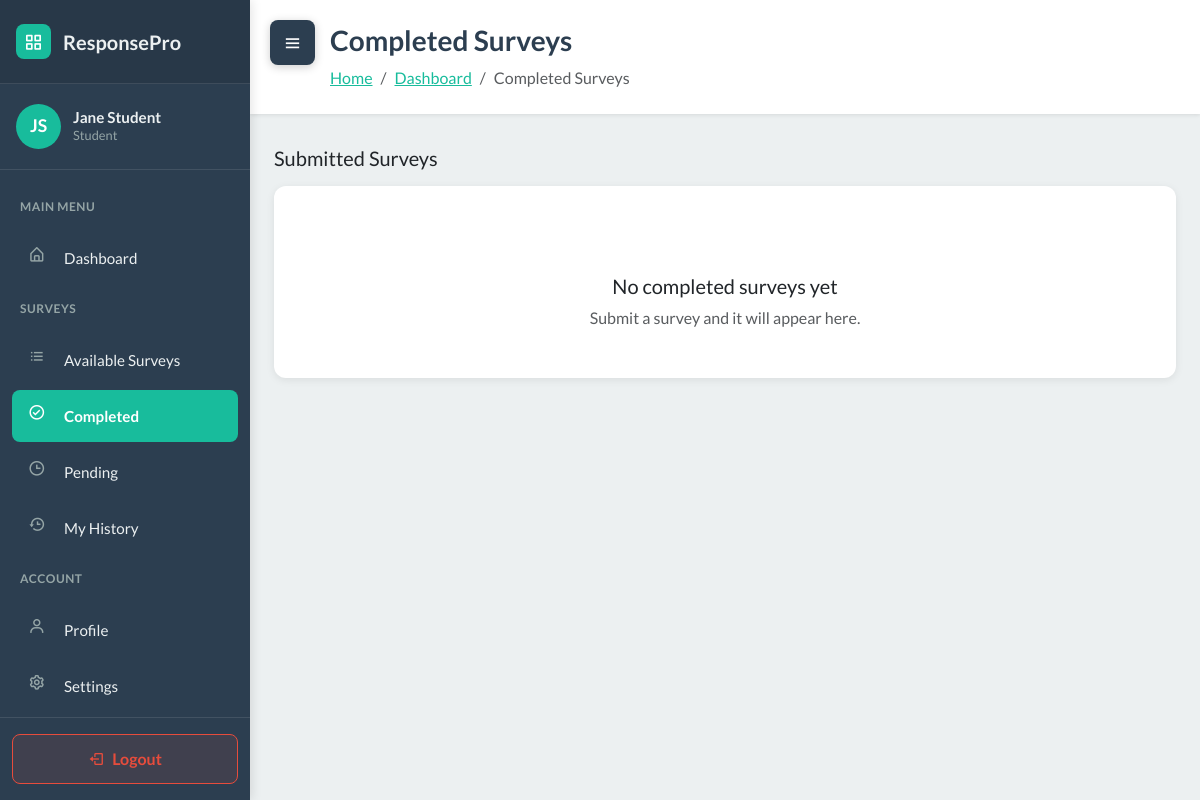
/student/surveys/completed/ (signed in), run on an earlier commit of the app's database.
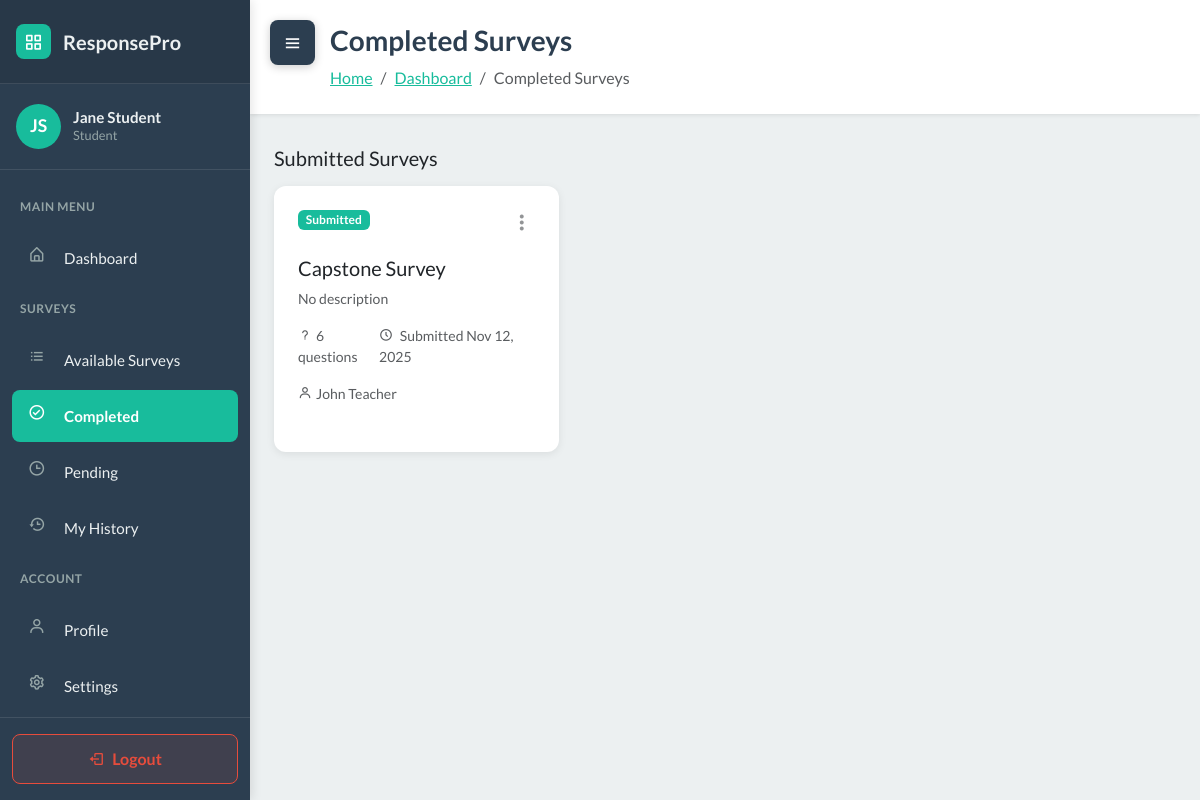
And on a later commit of the database.
### WebSurvey/models.py (models this page shows, shortened)
class StudentResponse(models.Model):
    survey = models.ForeignKey(Survey, on_delete=models.CASCADE, related_name='responses')
    student = models.ForeignKey(User, on_delete=models.CASCADE, related_name='survey_responses')
    started_at = models.DateTimeField(auto_now_add=True)
    submitted_at = models.DateTimeField(null=True, blank=True)
    score = models.FloatField(null=True, blank=True)
    is_submitted = models.BooleanField(default=False)
    class Meta:
        unique_together = ['survey', 'student']

class Survey(models.Model):
    STATUS_CHOICES = [
        ('draft', 'Draft'),
        ('published', 'Published'),
        ('closed', 'Closed'),
    ]
    title = models.CharField(max_length=255)
    description = models.TextField(blank=True)
    teacher = models.ForeignKey(User, on_delete=models.CASCADE, related_name='surveys')
    sections = models.ManyToManyField(Section, blank=True, related_name='surveys')
    status = models.CharField(max_length=20, choices=STATUS_CHOICES, default='draft')
    total_points = models.IntegerField(default=0)
    time_limit = models.IntegerField(null=True, blank=True, help_text="Time limit in minutes")
    due_date = models.DateTimeField(null=True, blank=True)
    created_at = models.DateTimeField(auto_now_add=True)
    updated_at = models.DateTimeField(auto_now=True)
    class Meta:
        ordering = ['-created_at']

class User(AbstractUser):
    ROLE_CHOICES = [
        ('student', 'Student'),
        ('teacher', 'Teacher'),
    ]
    role = models.CharField('role', max_length=20, choices=ROLE_CHOICES, default='student')
    section = models.ForeignKey(Section, null=True, blank=True, on_delete=models.SET_NULL, related_name='students')

### WebSurvey/views.py (the view)
# urls.py: path('student/surveys/completed/', views.student_completed_surveys, name='student_completed_surveys'),
@login_required
def student_completed_surveys(request):
    if request.user.role != 'student':
        messages.error(request, 'Only students can access this page.')
        return redirect('dashboard')
    context = {'user': request.user}
    context.update(_get_student_survey_data(request.user))
    return render(request, 'student_completed_surveys.html', context)

### WebSurvey/services.py (called while the page is built)
def auto_close_due_surveys():
    now = timezone.now()
    overdue_ids = []
    for survey in Survey.objects.filter(status='published', due_date__isnull=False):
        due = survey.due_date
        if due is None:
            continue
        if timezone.is_naive(due):
            due = timezone.make_aware(due, timezone.get_current_timezone())
        if due <= now:
            overdue_ids.append(survey.id)
    if overdue_ids:
        Survey.objects.filter(id__in=overdue_ids).update(status='closed')
    return now

### WebSurvey/templates/student_completed_surveys.html (shortened to what the changed rows need)
<!DOCTYPE html>
{% load static %}
<html data-bs-theme="light" lang="en">
<head>
    <link rel="stylesheet" href="https://cdn.jsdelivr.net/npm/bootswatch@5.3.6/dist/flatly/bootstrap.min.css">
    <link rel="stylesheet" href="https://cdn.jsdelivr.net/npm/boxicons@latest/css/boxicons.min.css">
    <link rel="stylesheet" href="https://cdnjs.cloudflare.com/ajax/libs/font-awesome/4.7.0/css/font-awesome.min.css">
    <link rel="stylesheet" href="{% static 'css/dashboard-sidebar.css' %}">
    <link rel="stylesheet" href="{% static 'css/bss-overrides.css' %}">
</head>
<body>
    <main class="dashboard-content" id="mainContent">
        <div class="content-header">
            <h1>Completed Surveys</h1>
        </div>
        <div class="container-fluid px-4 pb-5">
            {% if not student_section %}
            <div class="row">
                <div class="col-12">
                    <div class="dashboard-card text-center py-5">
                        <i class="bx bx-user-x" style="font-size: 4rem; opacity: 0.3;"></i>
                        <h5 class="mt-3 mb-2">No Section Assigned</h5>
                        <p class="text-muted mb-0">Please contact your teacher so you can be added to a section and review completed surveys.</p>
                    </div>
                </div>
            </div>
            {% else %}
            <div class="row">
                {% for response in completed_responses %}
                <div class="col-md-6 col-lg-4 mb-4">
                    <div class="dashboard-card h-100">
                        <div class="d-flex justify-content-between align-items-start mb-3">
                            <span class="badge bg-success">Submitted</span>
                            <div class="dropdown">
                                <button class="btn btn-link text-muted p-0 disabled" type="button">
                                    <i class="bx bx-dots-vertical-rounded" style="font-size: 1.5rem;"></i>
                                </button>
                            </div>
                        </div>
                        <h5 class="mb-2">{{ response.survey.title }}</h5>
                        <p class="text-muted small mb-3">
                            {{ response.survey.description|truncatewords:15|default:"No description" }}
                        </p>
                        <div class="d-flex justify-content-between text-muted small mb-3">
                            <span><i class="bx bx-question-mark me-1"></i>{{ response.survey.questions.all|length }} questions</span>
                            <span>
                                <i class="bx bx-time-five me-1"></i>
                                Submitted {{ response.submitted_at|date:"M d, Y" }}
                            </span>
                        </div>
                        <div class="text-muted small">
                            <i class="bx bx-user me-1"></i>{{ response.survey.teacher.get_full_name|default:response.survey.teacher.username }}
                        </div>
                    </div>
                </div>
                {% empty %}
                <div class="col-12">
                    <div class="dashboard-card text-center py-5">
                        <h5 class="mt-3 mb-2">No completed surveys yet</h5>
                        <p class="text-muted mb-0">Submit a survey and it will appear here.</p>
                    </div>
                </div>
                {% endfor %}
            </div>
            {% endif %}
        </div>
    </main>
</body>
</html>

What changed in the data, as far as the page shows it:
added StudentResponse: survey "Capstone Survey", survey.description "No description", survey.questions.all|length "6", submitted_at "Nov 12, 2025", survey.teacher.get_full_name "John Teacher"
Also different on the page:
text no longer shown: "No completed surveys yet Submit a survey and it will appear here."
